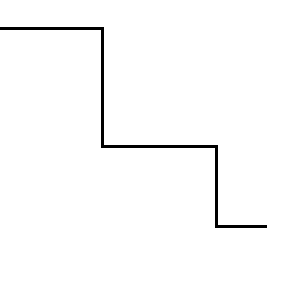
%> input picture caminho.png, 300 x 300 px
$ octave trabalho.m   (GNU Octave 9; MATLAB toolbox functions it lacks are replaced by stand-ins)
%> lines starting %> are read from the running program, lines starting %| are printed output that depends on the picture; in (x1, y1, x2, y2) boxes, pixels count from 0 and x2, y2 are one past the last pixel; in counts of white or black regions, pixels touching at a corner belong together; the program's own positions count from 1
### frentePraDireita.m
function [caminho, i, j] = frentePraDireita(imagem, currenti, currentj)
caminho = imagem;

direita = [1 1 1 1 1,
           1 0 0 0 0,
           1 0 0 0 0,
           1 0 0 0 0,
           1 0 0 0 1];

esquerda = [1 1 1 1 1,
            0 0 0 0 1,
            0 0 0 0 1,
            0 0 0 0 1,
            1 0 0 0 1];

emFrente = [1 1 1 1 1,
            0 0 0 0 0,
            0 0 0 0 0,
            0 0 0 0 0,
            1 1 1 1 1];

%matriz de visao
visao = [0 0 0 0 0,
         0 0 0 0 0,
         0 0 0 0 0,
         0 0 0 0 0,
         0 0 0 0 0];

direita = imrotate(direita, -90);
esquerda = imrotate(esquerda, -90);

%ajuste
currentj = currentj + 1;
caminho(currenti, currentj) = 1;

visaoi = currenti;
visaoj = currentj + 3;

for a = -2:2
    for b = -2:2
        visao(a+3, b+3) = caminho(visaoi + a, visaoj + b);
   end
end

passos = 0;

%andar reto ate ver uma curva
while visao == emFrente
    currentj = currentj + 1;
    caminho(currenti, currentj) = 1;
    visaoi = currenti;
    visaoj = currentj + 3;
    for a = -2:2
       for b = -2:2
            visao(a+3, b+3) = caminho(visaoi + a, visaoj + b);
       end
    end
    passos = passos + 1;
end

%andar de passo em passo ate o canto
currentj = currentj + 1;
caminho(currenti, currentj) = 1;
visaoi = currenti;
visaoj = currentj + 3;
for a = -2:2
    for b = -2:2
         visao(a+3, b+3) = caminho(visaoi + a, visaoj + b);
    end
end
currentj = currentj + 1;
caminho(currenti, currentj) = 1;
visaoi = currenti;
visaoj = currentj + 3;
for a = -2:2
    for b = -2:2
         visao(a+3, b+3) = caminho(visaoi + a, visaoj + b);
    end
end
currentj = currentj + 1;
caminho(currenti, currentj) = 1;
visaoi = currenti;
visaoj = currentj + 3;
for a = -2:2
    for b = -2:2
         visao(a+3, b+3) = caminho(visaoi + a, visaoj + b);
    end
end
for i = 1:3
    currentj = currentj + 1;
    caminho(currenti, currentj) = 1;
end

%contou os passos e fez a curva
passos = passos + 5;
fprintf('seguirReto(); O robo andou %d centimetros.\n', passos);
if visao==direita
    fprintf('virarDireita(); O robo virou a direita.\n');
elseif visao==esquerda
    fprintf('virarEsquerda(); O robo virou a esquerda.\n');
end

caminho;
i = currenti;
j = currentj;
end

### frentePraBaixo.m
function [caminho, i, j] = frentePraBaixo(imagem, currenti, currentj)
caminho = imagem;

direita = [1 0 0 0 1,
           0 0 0 0 1,
           0 0 0 0 1,
           0 0 0 0 1,
           1 1 1 1 1];

esquerda = [1 0 0 0 1,
            1 0 0 0 0,
            1 0 0 0 0,
            1 0 0 0 0,
            1 1 1 1 1];

emFrente = [1 0 0 0 1,
            1 0 0 0 1,
            1 0 0 0 1,
            1 0 0 0 1,
            1 0 0 0 1];

%ajuste
currenti = currenti + 1;
caminho(currenti, currentj) = 1;

visaoi = currenti + 3;
visaoj = currentj;

%matriz de visao
visao = [0 0 0 0 0,
         0 0 0 0 0,
         0 0 0 0 0,
         0 0 0 0 0,
         0 0 0 0 0];

for a = -2:2
    for b = -2:2
        visao(a+3, b+3) = caminho(visaoi + a, visaoj + b);
   end
end

passos = 0;

%andar reto ate ver uma curva
while visao == emFrente
    currenti = currenti + 1;
    caminho(currenti, currentj) = 1;
    visaoi = currenti + 3;
    visaoj = currentj;
    for a = -2:2
       for b = -2:2
            visao(a+3, b+3) = caminho(visaoi + a, visaoj + b);
       end
    end
    passos = passos + 1;
end

%andar de passo em passo ate o canto
currenti = currenti + 1;
    caminho(currenti, currentj) = 1;
    visaoi = currenti + 3;
    visaoj = currentj;
    for a = -2:2
       for b = -2:2
            visao(a+3, b+3) = caminho(visaoi + a, visaoj + b);
       end
    end
currenti = currenti + 1;
    caminho(currenti, currentj) = 1;
    visaoi = currenti + 3;
    visaoj = currentj;
    for a = -2:2
       for b = -2:2
            visao(a+3, b+3) = caminho(visaoi + a, visaoj + b);
       end
    end
currenti = currenti + 1;
    caminho(currenti, currentj) = 1;
    visaoi = currenti + 3;
    visaoj = currentj;
    for a = -2:2
       for b = -2:2
            visao(a+3, b+3) = caminho(visaoi + a, visaoj + b);
       end
    end
for i = 1:3
    currenti = currenti + 1;
    caminho(currenti, currentj) = 1;
end

%contou os passos e fez a curva
passos = passos + 5;
fprintf('seguirReto(); O robo andou %d centimetros.\n', passos);
if visao==direita
    fprintf('virarDireita(); O robo virou a direita.\n');
elseif visao==esquerda
    fprintf('virarEsquerda(); O robo virou a esquerda.\n');
end

caminho;
i = currenti;
j = currentj;
end

### setarDirecao.m
function direcao = setarDirecao(imagem, i, j)

direcao = 0;

if imagem(i,j+2) == 0 && direcao ~= 4
    direcao = 1;
elseif imagem(i-2,j) == 0 && direcao ~= 3
    direcao = 2;
elseif imagem(i+2,j) == 0 && direcao ~= 2
    direcao = 3;
elseif imagem(i,j-2) == 0 && direcao ~= 1
    direcao = 4;
end

direcao;

end

### trabalho.m
image = imread('caminho.png');
%> image is the input picture: size 300x300x3 uint8; values 0 (black) and 195 (white), 98.5% white; 1 black region, box (x1, y1, x2, y2) and area: (0, 27, 267, 228) 1395
cinza = mat2gray(image);

i = 1;
x = 1;

%encontra um pixel apos o primeiro 0
%setar o ponto de vista do robo
while ~x==0
   x = cinza(i,1);
   i=i+1;
end
%> this loop made 28 passes
%> x on passes 1 to 12: 1, 1, 1, 1, 1, 1, 1, 1, 1, 1, 1, 1
%> after the loop, i = 29

%posicao do robo
currenti = i;
%> currenti = 29
currentj = 0;

%centro de visao inicial do robo
visaoi = currenti;
%> visaoi = 29
visaoj = currentj + 3;

%matriz de visao inicial do robo
visao = [0 0 0 0 0,
         0 0 0 0 0,
         0 0 0 0 0,
         0 0 0 0 0,
         0 0 0 0 0];

%visao inicial
for a = -2:2
    for b = -2:2
        visao(a+3, b+3) = cinza(visaoi + a, visaoj + b);
   end
end
%> after the loop, visao = [1 1 1 1 1; 0 0 0 0 0; 0 0 0 0 0; 0 0 0 0 0; 1 1 1 1 1]

%colocar o robo na linha
currenti = i;
currentj = 0;
direcao = 1;

%andar

while direcao ~= 0

    direcao = setarDirecao(cinza, currenti, currentj);

    if direcao == 1
        [cinza, currenti, currentj] = frentePraDireita(cinza, currenti, currentj);
    elseif direcao == 2
        [cinza, currenti, currentj] = frentePraCima(cinza, currenti, currentj);
    elseif direcao == 3
        [cinza, currenti, currentj] = frentePraBaixo(cinza, currenti, currentj);
    elseif direcao == 4
        [cinza, currenti, currentj] = frentePraEsquerda(cinza, currenti, currentj);
    end

end
%> this loop made 6 passes
%> (direcao, currenti, currentj) on passes 2, 4: (3, 147, 103), (3, 227, 217)
%> (direcao, currentj, currenti) on passes 3, 5: (1, 217, 147), (1, 269, 227)
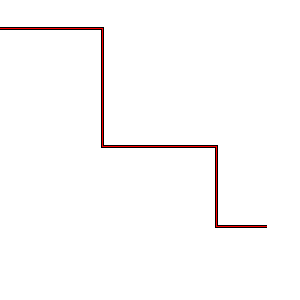
%> cinza: size 300x300x3 double; mean R, G, B 0.99, 0.985, 0.985

fprintf('O robo chegou no final do caminho.\n');

figure;
imshow(cinza);
impixelinfo;
